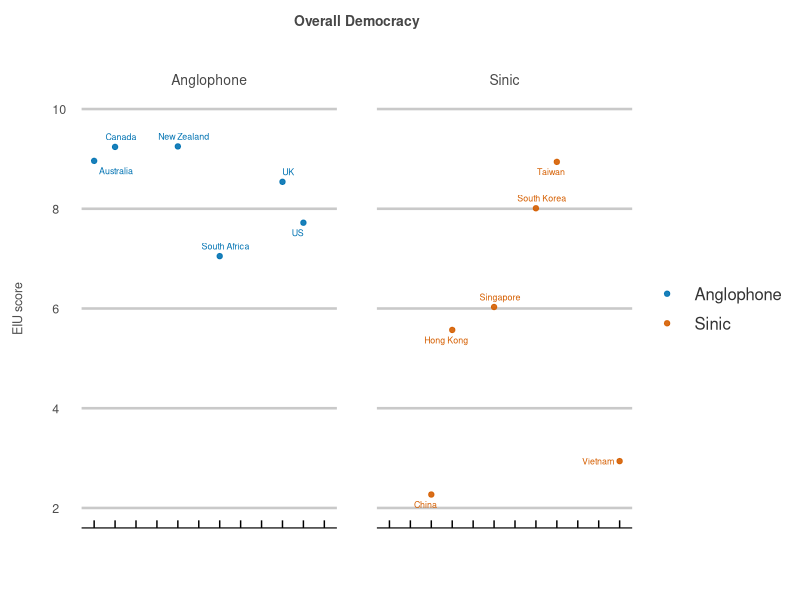
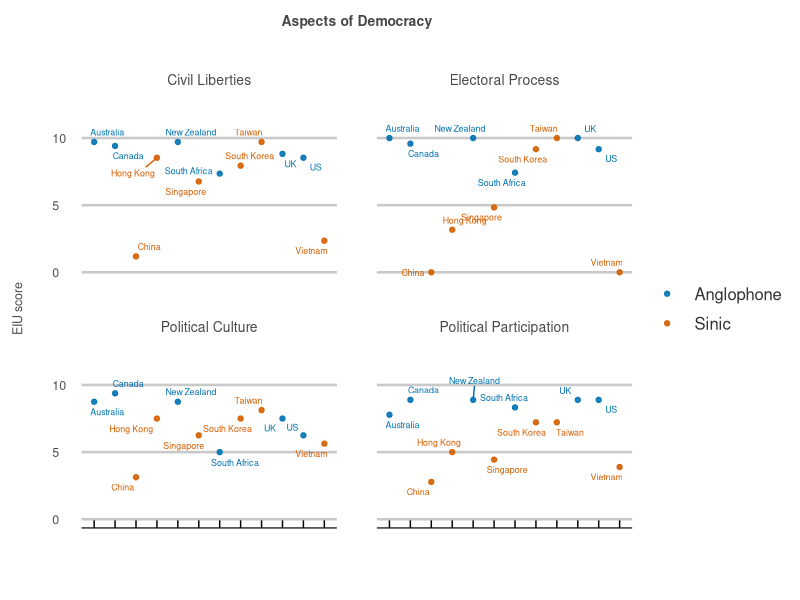
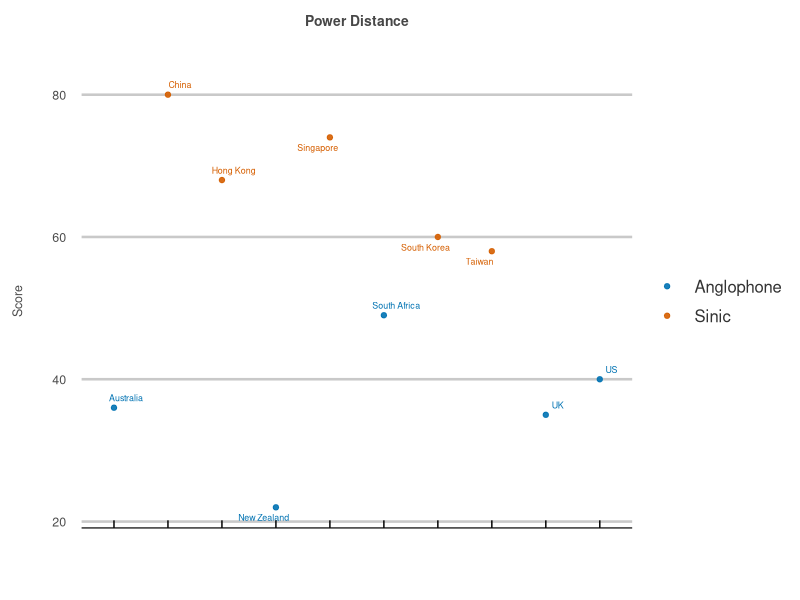

Generate these figures, in order, with R: (Note: this script raises an error after producing the figures.)
library(dplyr)
library(tidyverse)
library(readxl)
library(ggplot2)
library(ggthemes)
library(here)
library(ggrepel)

# my theme
my_theme <- theme_economist_white(gray_bg = FALSE) +
  theme(plot.title = element_text(hjust = 0.5, 
                                  vjust = 12, 
                                  size = 10, 
                                  color = "#474747"),
        plot.margin = unit(c(1.5, 1, 1.5, 1), "cm"),
        axis.text = element_text(size = 9, 
                                 color = "gray30"),
        axis.text.x=element_text(vjust = -2.5),
        axis.title.x = element_text(size = 9, 
                                    color = "gray30", 
                                    vjust = -10),
        axis.title.y = element_text(size = 9, 
                                    color = "gray30", 
                                    vjust = 10),
        legend.direction = "vertical", 
        legend.position = "right",
        legend.title = element_blank(),
        legend.text = element_text(size = 12, 
                                   color = "gray20"),
        legend.margin=margin(1, -15, 1, 0),
        legend.spacing.x = unit(0.25, "cm"),
        legend.key.size = unit(1, "cm"), 
        legend.key.height = unit(0.75, "cm"),
        strip.text = element_text(hjust = 0.5, 
                                  vjust = 1, 
                                  size = 10, 
                                  color = "#474747"),
        panel.spacing = unit(2, "lines"))


### 1. democracy ####
# 1.1 democracy scores
democracy_scores <- tibble(country = c("China", "Vietnam", "Hong Kong",
                                       "Singapore", "US", "South Korea",
                                       "UK", "Taiwan", "Canada",
                                       "New Zealand", "South Africa", "Australia"),
                           region = c("Sinic", "Sinic", "Sinic",
                                      "Sinic", "Anglophone", "Sinic",
                                      "Anglophone", "Sinic", "Anglophone",
                                      "Anglophone", "Anglophone", "Anglophone"),
                           "Overall" = c(2.27, 2.94, 5.57,
                                         6.03, 7.72, 8.01,
                                         8.54, 8.94, 9.24,
                                         9.25, 7.05, 8.96),
                           "Electoral Process" = c(0, 0, 3.17,
                                                   4.83, 9.17, 9.17,
                                                   10, 10, 9.58,
                                                   10, 7.42, 10),
                           "Functioning Government" = c(4.29, 2.86, 3.64,
                                                        7.86, 6.79, 8.21,
                                                        7.5, 9.64, 8.93,
                                                        8.93, 7.14, 8.57),
                           "Political Participation" = c(2.78, 3.89, 5,
                                                         4.44, 8.89, 7.22,
                                                         8.89, 7.22, 8.89,
                                                         8.89, 8.33, 7.78),
                           "Political Culture" = c(3.13, 5.63, 7.50,
                                                   6.25, 6.25, 7.5,
                                                   7.50, 8.13, 9.38,
                                                   8.75, 5, 8.75),
                           "Civil Liberties" = c(1.18, 2.35, 8.53,
                                                 6.76, 8.53, 7.94,
                                                 8.82, 9.71, 9.41,
                                                 9.71, 7.35, 9.71)) %>%
  gather(type, value, -c(1:2))

# 1.2 overall democracy
democracy_scores %>%
  filter(type == "Overall") %>%
  ggplot(aes(x = country, y = value, col = region)) +
  geom_point(alpha = 0.9) +
  geom_text_repel(aes(label=country), size = 2.25,
                  show.legend = FALSE,
                  max.overlaps = 5) +
  facet_wrap(~region) +
  ggtitle("Overall Democracy") +
  xlab("") +
  ylab("EIU score") +
  ylim(2, 10) +
  scale_color_manual(values = c("#0072B2", "#D55E00")) +
  theme_economist_white(gray_bg = FALSE) +
  my_theme +
  theme(axis.text.x=element_blank())

# 1.3 aspects of democracy
democracy_scores %>%
  filter(!type == "Overall" & !type == "Functioning Government") %>%
  ggplot(aes(x = country, y = value, col = region)) +
  geom_point(alpha = 0.9) +
  geom_text_repel(aes(label=country), size = 2.25,
                  show.legend = FALSE,
                  max.overlaps = 5) +
  facet_wrap(~type) +
  ggtitle("Aspects of Democracy") +
  xlab("") +
  ylab("EIU score") +
  ylim(0, 13) +
  scale_color_manual(values = c("#0072B2", "#D55E00")) +
  theme_economist_white(gray_bg = FALSE) +
  my_theme +
  theme(axis.text.x=element_blank())

# 1.4 power distance scores (the degree to which people accept unequal power)
power_distance_scores <- tibble(country = c("China", "Hong Kong","Singapore", 
                                              "US", "South Korea","UK", 
                                              "Taiwan", "New Zealand", "South Africa", 
                                              "Australia"),
                                region = c("Sinic", "Sinic", "Sinic", 
                                           "Anglophone", "Sinic", "Anglophone", 
                                           "Sinic", "Anglophone", "Anglophone", 
                                           "Anglophone"),
                                power_distance = c(80, 68, 74, 
                                                     40, 60, 35,
                                                     58, 22, 49, 
                                                     36))

# 1.4 power distance
power_distance_scores %>%
  ggplot(aes(x = country, y = power_distance, col = region)) +
  geom_point(alpha = 0.9) +
  geom_text_repel(aes(label=country), size = 2.25,
                  show.legend = FALSE,
                  max.overlaps = 5) +
  ggtitle("Power Distance") +
  xlab("") +
  ylab("Score") +
  scale_color_manual(values = c("#0072B2", "#D55E00")) +
  theme_economist_white(gray_bg = FALSE) +
  my_theme +
  theme(axis.text.x=element_blank())


### 2. Twitter: Sentiment Analysis ####
# 2.1 freedom
# net sentiment
tweets %>%
  spread(sentiment, value) %>%
  mutate(net = positive - negative) %>%
  gather(sentiment, value, -c(1:5)) %>%
  filter(sentiment == "net",
         search == "Freedom") %>%
  ggplot(aes(x = date_collected, y = value, fill = region)) +
  geom_bar(stat = "identity", position = "dodge") +
  ggtitle("2.2: Freedom (Net)") +
  ylab("%") +
  xlab("") +
  scale_fill_manual(values = c("#0072B2", "#D55E00")) +
  my_theme +
  theme(axis.text.x=element_blank())

# positive
tweets %>%
  filter(search == "Freedom",
         sentiment %in% c("Anticipation", "Joy", "Trust")) %>%
  mutate(sentiment = factor(sentiment, levels = c("Anticipation", "Joy", "Trust",
                                                  "Anger", "Disgust","Fear"))) %>%
  ggplot(aes(x = date_collected, y = value, fill = region)) +
  geom_bar(stat = "identity", position = "dodge") +
  facet_wrap(~sentiment) +
  ggtitle("2.3: Freedom - Positive Breakdown") +
  ylab("Words (%)") +
  xlab("") +
  scale_fill_manual(values = c("#0072B2", "#D55E00")) +
  my_theme +
  theme(axis.text.x=element_blank())

# negative
tweets %>%
  filter(search == "Freedom",
         sentiment %in% c("Anger", "Disgust","Fear")) %>%
  mutate(sentiment = factor(sentiment, levels = c("Anticipation", "Joy", "Trust",
                                                  "Anger", "Disgust","Fear"))) %>%
  ggplot(aes(x = date_collected, y = value, fill = region)) +
  geom_bar(stat = "identity", position = "dodge") +
  facet_wrap(~sentiment) +
  ggtitle("2.4: Freedom - Negative Breakdown") +
  ylab("Words (%)") +
  xlab("") +
  scale_fill_manual(values = c("#0072B2", "#D55E00")) +
  my_theme +
  theme(axis.text.x=element_blank())

# 2.1 anti-authority
# net sentiment
anti_authority_data %>%
  spread(sentiment, avg) %>%
  mutate(net = positive - negative) %>%
  gather(sentiment, avg, -c(1:2)) %>%
  filter(sentiment == "net") %>%
  ggplot(aes(x = date_collected, y = avg, fill = region)) +
  geom_bar(stat = "identity", position = "dodge") +
  ggtitle("2.5: Anti-Authority - Net Sentiment") +
  ylab("%") +
  xlab("") +
  scale_fill_manual(values = c("#0072B2", "#D55E00")) +
  my_theme +
  theme(axis.text.x=element_blank())

# positive
anti_authority_data %>%
  filter(sentiment %in% c("Anticipation", "Joy", "Trust")) %>%
  mutate(sentiment = factor(sentiment, levels = c("Anticipation", "Joy", "Trust",
                                                  "Anger", "Disgust","Fear"))) %>%
  ggplot(aes(x = date_collected, y = avg, fill = region)) +
  geom_bar(stat = "identity", position = "dodge") +
  facet_wrap(~sentiment) +
  ggtitle("2.6: Anti-Authority - Positive Breakdown") +
  ylab("Words (%)") +
  xlab("") +
  scale_fill_manual(values = c("#0072B2", "#D55E00")) +
  my_theme +
  theme(axis.text.x=element_blank())

# negative
anti_authority_data %>%
  filter(sentiment %in% c("Anger", "Disgust","Fear")) %>%
  mutate(sentiment = factor(sentiment, levels = c("Anticipation", "Joy", "Trust",
                                                  "Anger", "Disgust","Fear"))) %>%
  ggplot(aes(x = date_collected, y = avg, fill = region)) +
  geom_bar(stat = "identity", position = "dodge") +
  facet_wrap(~sentiment) +
  ggtitle("2.7: Anti-Authority - Negative Breakdown") +
  ylab("Words (%)") +
  xlab("") +
  scale_fill_manual(values = c("#0072B2", "#D55E00")) +
  my_theme +
  theme(axis.text.x=element_blank())
